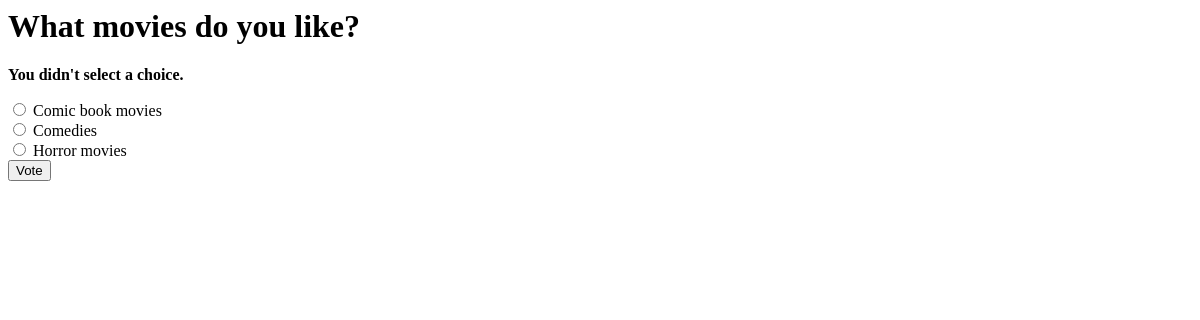
The page /polls/1/vote/ on the database as committed earlier.
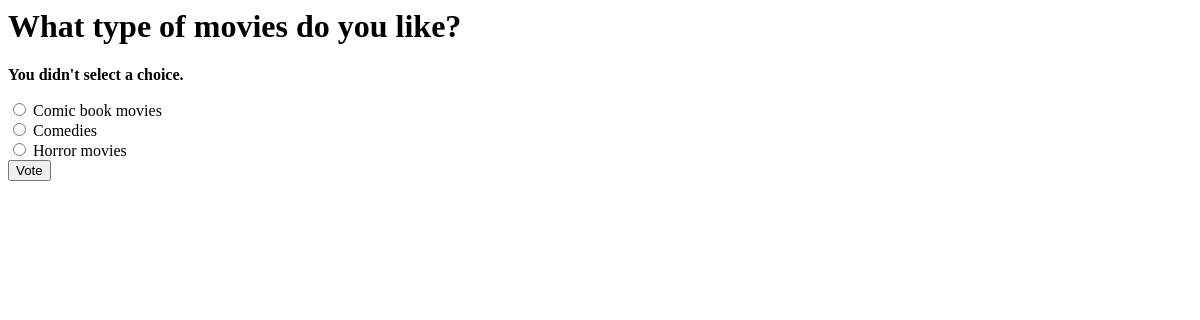
The same page on the database as committed later.
### polls/models.py (models this page shows, shortened)
class Question(models.Model):
    question_text = models.CharField(max_length=200)
    pub_date = models.DateTimeField('date published')
    def was_published_recently(self):
        now = timezone.now()
        return now - datetime.timedelta(days=1) <= self.pub_date <= now
    was_published_recently.admin_order_field = 'pub_date'
    was_published_recently.boolean = True
    was_published_recently.short_description = 'Published recently?'

### polls/views.py (the view)
# urls.py: url(r'^(?P<question_id>[0-9]+)/vote/$', views.vote, name='vote'),
def vote(request, question_id):
    question = get_object_or_404(Question, pk=question_id)
    try:
        selected_choice = question.choice_set.get(pk=request.POST['choice'])
    except (KeyError, Choice.DoesNotExist):
        return render(request, 'polls/detail.html',
                      {'question': question,
                       'error_message': "You didn't select a choice.",
                       })
    else:
        selected_choice.votes += 1
        selected_choice.save()
        return HttpResponseRedirect(reverse('polls:results', args=(question.id,)))

### polls/templates/polls/detail.html (shortened to what this page needs)
<h1>{{ question.question_text }}</h1>
{% if error_message %}<p><strong>{{ error_message }}</strong>
</p>{% endif %}
<form action="{% url 'polls:vote' question.id %}"
method="post">
{% for choice in question.choice_set.all %}
      <input type="radio" name="choice" id="choice{{ forloop.counter }}" value="{{ choice.id }}" />
      <label for="choice{{ forloop.counter }}">{{ choice.choice_text }}</label><br />
{% endfor %}
<input type="submit" value="Vote" />
</form>

Rows that differ between the two databases and show on the page:
changed Question: question_text "What movies do you like?" → "What type of movies do you like?"
